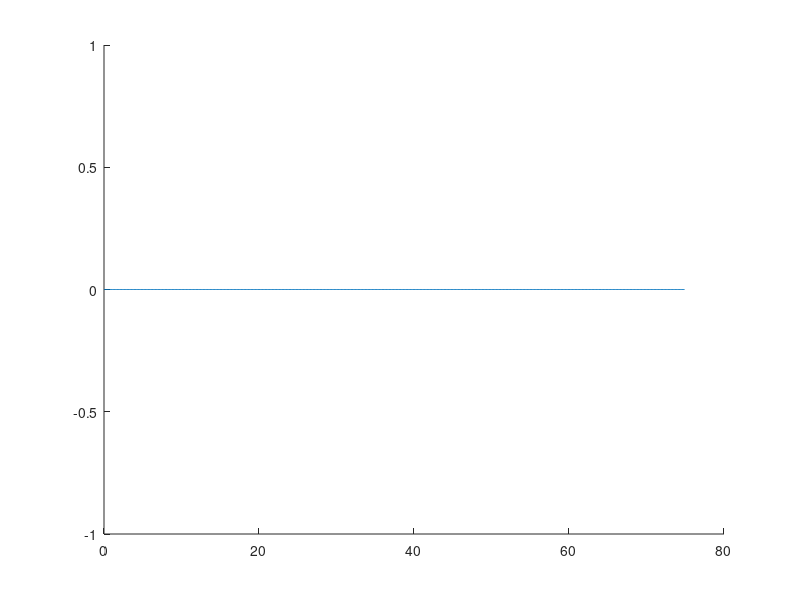

Recreate this plot in MATLAB. (Note: this script raises an error after producing the figure.)
% Accel Track Generation

% Load data, convert to SI unit, and calculate time step

cd('C:\Users\PC5\Documents\Patrick\FSAE LTS\NUS_LTS-main\LTS 25.0\Track Model')


leng = 75;
discretion = 10;

size = leng*discretion;
pos = struct('x', zeros(size,1), 'y', zeros(size,1));
dist = zeros(size,1);
C2 = zeros(size,1);





% Curvature vs distance
for i = 1:size
    C2(i) = 0;
    dist(i) = (i-1)/discretion;
    pos.x(i) = dist(i);
    pos.y(i) = 0;
    
end


% Plotting the map
%scatter (pos.x, pos.y)
figure
hold on
%plot (dist,C1)
plot (dist,C2)
sgtitle('Track Model Curvature')
xlabel('Distance (m)')
ylabel('Curvature (1/m)')

% creating distance based mesh
meshsize = 1; % metres
s = floor(dist(end)/meshsize);
Dist = 0 : meshsize : s*meshsize;
c2 = interp1(dist,C2,Dist);
%figure
%plot(Dist,c2)

% creating distance based map
x = interp1(dist,pos.x,Dist);
y = interp1(dist,pos.y,Dist);
figure
scatter(x,y,'.')
axis equal
sgtitle('Track Model Position')
xlabel('X coordinates')
ylabel('Y coordinates')

pos.x = x/10;
pos.y = y;

pos.x(1) = 0;
pos.y(1) = 0;

C2 = transpose(C2);
dist = transpose(dist);

% CHANGE HERE ```
save("75m Accel.mat",'pos','C2','dist')
% CHANGE HERE ^^^

clear x y C1 C3 c2 Dist i meshsize s size t vel theta

